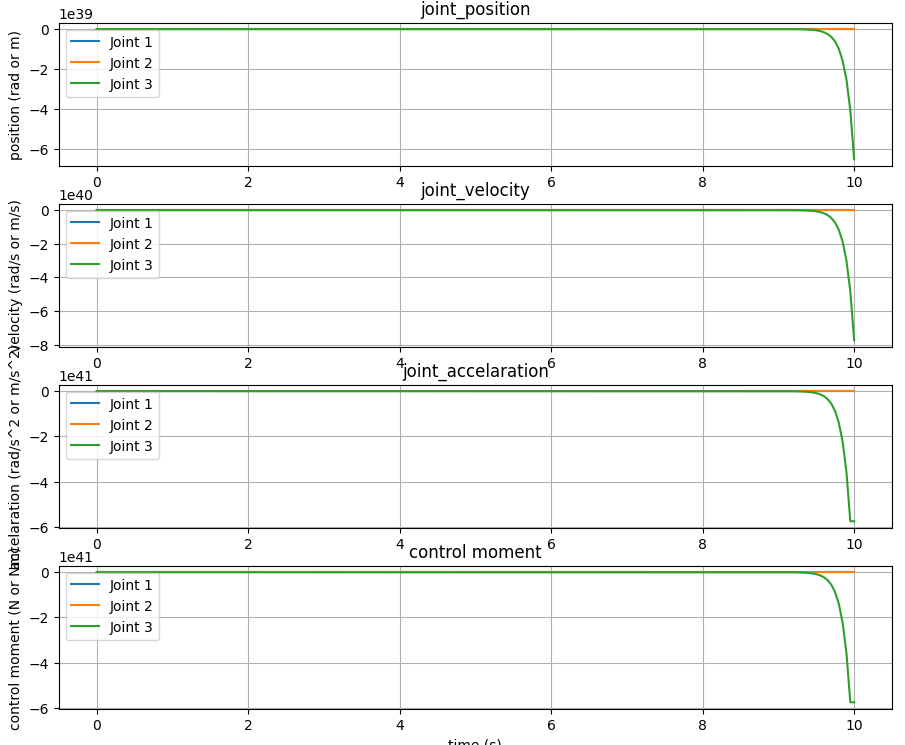

This chart was generated by the following Python code:
import numpy as np
import matplotlib.pyplot as plt

# 初始位置和期望位置
q0 = np.array([0, 0, 0])
qd = np.array([np.radians(30), np.radians(60), 0.15])

# 期望末端刚性和阻尼参数
K_X = np.diag([500, 500, 500])
K_B = np.diag([50, 50, 30])

# 动力学参数
m1, m2, m3 = 2.431, 3.7860, 0.5552 # 假设各连杆质量为1kg
I1, I2 = 0.03219, 0.03376  # 假设各连杆惯性为1kg*m^2
g = 9.81  # 重力加速度
l1,l2,l3=0.25, 0.25, 0.245

# 时间节点
t0 = 0
tmid = 5
tf = 10

# 位置节点
q0 = np.array([0, 0, 0])
qmid = np.array([np.radians(20), np.radians(40), 0.1])
qf = np.array([np.radians(30), np.radians(60), 0.15])

# 初始化结果
t1 = np.linspace(t0, tmid, 100)
t2 = np.linspace(tmid, tf, 100)
q = []
dq = []
ddq = []

# 分别计算每个关节的轨迹
for i in range(3):
    # 第一段轨迹规划系数
    A1 = np.array([
        [1, t0, t0**2, t0**3],
        [0, 1, 2*t0, 3*t0**2],
        [1, tmid, tmid**2, tmid**3],
        [0, 1, 2*tmid, 3*tmid**2]
    ])
    B1 = np.array([q0[i], 0, qmid[i], 0])
    coeffs1 = np.linalg.solve(A1, B1)

    # 第二段轨迹规划系数
    A2 = np.array([
        [1, tmid, tmid**2, tmid**3],
        [0, 1, 2*tmid, 3*tmid**2],
        [1, tf, tf**2, tf**3],
        [0, 1, 2*tf, 3*tf**2]
    ])
    B2 = np.array([qmid[i], 0, qf[i], 0])
    coeffs2 = np.linalg.solve(A2, B2)

    # 位置曲线
    q1 = np.polyval(coeffs1[::-1], t1)
    q2 = np.polyval(coeffs2[::-1], t2)

    # 速度曲线
    dq1 = np.polyval(np.polyder(coeffs1[::-1]), t1)
    dq2 = np.polyval(np.polyder(coeffs2[::-1]), t2)

    # 加速度曲线
    ddq1 = np.polyval(np.polyder(coeffs1[::-1], 2), t1)
    ddq2 = np.polyval(np.polyder(coeffs2[::-1], 2), t2)

    # 合并数据
    q.append(np.concatenate((q1, q2)))
    dq.append(np.concatenate((dq1, dq2)))
    ddq.append(np.concatenate((ddq1, ddq2)))

# 转换为numpy数组
q = np.array(q)
dq = np.array(dq)
ddq = np.array(ddq)

# 时间范围
t = np.concatenate((t1, t2))
dt = t[1] - t[0]

# 定义雅可比矩阵的计算函数
def jacobian(q):
    theta1, theta2, d3 = q
    J = np.array([
        [-l1 * np.sin(theta1) - l2 * np.sin(theta1 + theta2), -l2 * np.sin(theta1 + theta2), 0],
        [l1 * np.cos(theta1) + l2 * np.cos(theta1 + theta2), l2 * np.cos(theta1 + theta2), 0],
        [0, 0, -1]
    ])
    return J


# 计算末端位置的函数
def forward_kinematics(q):
    theta1, theta2, d3 = q
    x = l1 * np.cos(theta1) + l2 * np.cos(theta1 + theta2)
    y = l1 * np.sin(theta1) + l2 * np.sin(theta1 + theta2)
    z = d3
    return np.array([x, y, z])


# 初始条件
q_actual = np.zeros((3, len(t)))
dq_actual = np.zeros((3, len(t)))
ddq_actual = np.zeros((3, len(t)))
tau = np.zeros((3, len(t)))

# 初始位置
q_actual[:, 0] = q0

# 仿真
for i in range(1, len(t)):
    # 当前末端位置和速度
    x = forward_kinematics(q_actual[:, i - 1])
    J = jacobian(q_actual[:, i - 1])
    dx = J @ dq_actual[:, i - 1]

    # 期望末端位置和速度
    x_d = forward_kinematics(qd)
    dx_d = np.zeros(3)

    # 计算期望末端力
    F_des = K_X @ (x_d - x) + K_B @ (dx_d - dx)

    # 计算控制力矩
    tau[:, i - 1] = J.T @ F_des

    # 动力学模型（简化为单位惯性矩阵）
    ddq_actual[:, i - 1] = tau[:, i - 1]

    # 更新速度和位置
    dq_actual[:, i] = dq_actual[:, i - 1] + ddq_actual[:, i - 1] * dt
    q_actual[:, i] = q_actual[:, i - 1] + dq_actual[:, i - 1] * dt

# 最后一个时刻的控制力矩和加速度无法计算，赋值为最后一个已知值
tau[:, -1] = tau[:, -2]
ddq_actual[:, -1] = ddq_actual[:, -2]

# 绘制结果曲线
fig, axs = plt.subplots(4, 1, figsize=(10, 12))

# 关节位置
for i in range(3):
    axs[0].plot(t, q_actual[i], label=f'Joint {i + 1}')
axs[0].set_ylabel('position (rad or m)')
axs[0].set_title('joint_position')
axs[0].grid(True)
axs[0].legend()

# 关节速度
for i in range(3):
    axs[1].plot(t, dq_actual[i], label=f'Joint {i + 1}')
axs[1].set_ylabel('velocity (rad/s or m/s)')
axs[1].set_title('joint_velocity')
axs[1].grid(True)
axs[1].legend()

# 关节加速度
for i in range(3):
    axs[2].plot(t, ddq_actual[i], label=f'Joint {i + 1}')
axs[2].set_ylabel('accelaration (rad/s^2 or m/s^2)')
axs[2].set_title('joint_accelaration')
axs[2].grid(True)
axs[2].legend()

# 控制力矩
for i in range(3):
    axs[3].plot(t, tau[i], label=f'Joint {i + 1}')
axs[3].set_ylabel('control moment (N or Nm)')
axs[3].set_title('control moment')
axs[3].set_xlabel('time (s)')
axs[3].grid(True)
axs[3].legend()

plt.tight_layout()
plt.show()
